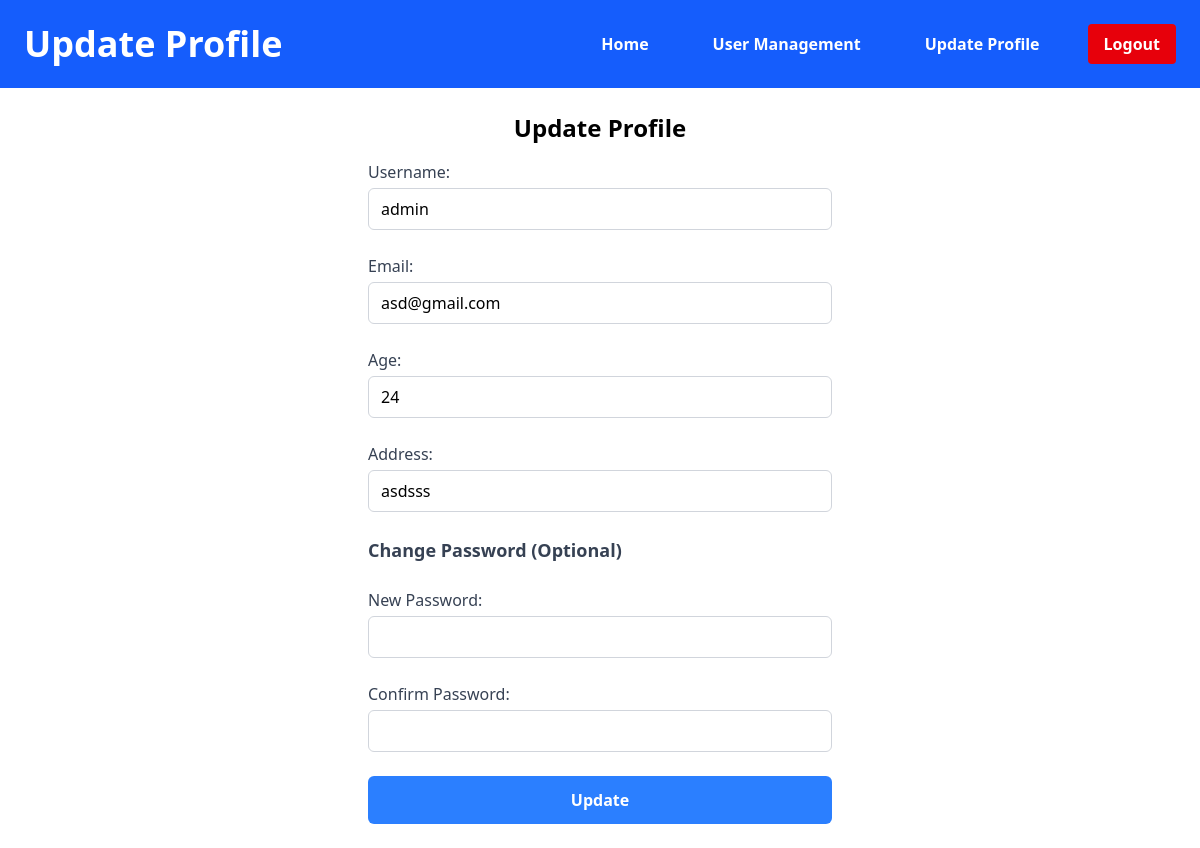
Page /profile.php (signed in) on the committed database.
### tables this page shows
CREATE TABLE `users` (
  `id` int(11) NOT NULL,
  `username` varchar(50) NOT NULL,
  `email` varchar(100) NOT NULL,
  `password` varchar(255) NOT NULL,
  `role` enum('admin','user') NOT NULL DEFAULT 'user',
  `created_at` timestamp NOT NULL DEFAULT current_timestamp(),
  `age` int(11) NOT NULL,
  `address` varchar(255) NOT NULL
);

### profile.php (the view, shortened to what this page needs)
<?php
include("db.php");
$userId = $_SESSION["user_id"];
$stmt = $conn->prepare("SELECT * FROM users WHERE id = ?");
$stmt->bind_param("i", $userId);
$stmt->execute();
$result = $stmt->get_result();
$user = $result->fetch_assoc();
?>
<!DOCTYPE html>
<html lang="en">
<head>
    <link rel="stylesheet" href="style.css">
</head>
<body>
<header class="bg-blue-600 flex justify-between items-center p-4 md:p-6">
<a class="text-white font-bold text-3xl md:text-4xl">Update Profile</a>
    <nav class="flex space-x-4 md:space-x-8">
        <a href="admin_home.php" class="text-white font-semibold px-4 py-2 rounded">Home</a>
        <a href="admin_dashboard.php" class="text-white font-semibold px-4 py-2 rounded">User Management</a>
        <a href="profile.php" class="text-white font-semibold  px-4 py-2 rounded">Update Profile</a>
        <a href="logout.php" class="bg-red-600 text-white hover:bg-red-400 font-semibold px-4 py-2 rounded">Logout</a>
    </nav>
</header>
    <div class="max-w-lg mx-auto p-6 bg-white">
        <h2 class=" text-black text-2xl font-bold text-center mb-4">Update Profile</h2>
        <form method="POST" class="space-y-6">
            <div class="space-y-1">
                <label for="username" class="block text-gray-700 font-medium">Username:</label>
                <input type="text" name="username" id="username" value="<?= htmlspecialchars($user['username']); ?>" required class="block w-full px-3 py-2 border border-gray-300 rounded-md focus:outline-none focus:ring-2 focus:ring-blue-500">
            </div>
            <div class="space-y-1">
                <label for="email" class="block text-gray-700 font-medium">Email:</label>
                <input type="email" name="email" id="email" value="<?= htmlspecialchars($user['email']); ?>" required class="block w-full px-3 py-2 border border-gray-300 rounded-md focus:outline-none focus:ring-2 focus:ring-blue-500">
            </div>
            <div class="space-y-1">
                <label for="age" class="block text-gray-700 font-medium">Age:</label>
                <input type="number" name="age" id="age" value="<?= htmlspecialchars($user['age']); ?>" required class="block w-full px-3 py-2 border border-gray-300 rounded-md focus:outline-none focus:ring-2 focus:ring-blue-500">
            </div>
            <div class="space-y-1">
                <label for="address" class="block text-gray-700 font-medium">Address:</label>
                <input type="text" name="address" id="address" value="<?= htmlspecialchars($user['address']); ?>" required class="block w-full px-3 py-2 border border-gray-300 rounded-md focus:outline-none focus:ring-2 focus:ring-blue-500">
            </div>
            <h3 class="text-lg font-bold mt-6 text-gray-700">Change Password (Optional)</h3>
            <div class="space-y-1">
                <label for="password" class="block text-gray-700 font-medium">New Password:</label>
                <input type="password" name="password" id="password" class="block w-full px-3 py-2 border border-gray-300 rounded-md focus:outline-none focus:ring-2 focus:ring-blue-500">
            </div>
            <div class="space-y-1">
                <label for="confirm_password" class="block text-gray-700 font-medium">Confirm Password:</label>
                <input type="password" name="confirm_password" id="confirm_password" class="block w-full px-3 py-2 border border-gray-300 rounded-md focus:outline-none focus:ring-2 focus:ring-blue-500">
            </div>
            <button type="submit" class="w-full bg-blue-500 hover:bg-blue-600 text-white font-bold py-3 rounded-md focus:outline-none focus:ring-2 focus:ring-blue-500">Update</button>
        </form>
    </div>
</body>
</html>

### rows in the picture
users: username "admin", email "asd@gmail.com", age "24", address "asdsss"
